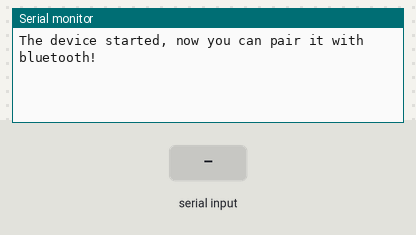
A sketch run on a simulated ESP32. Parts: the last lines printed to the serial monitor. The test bench sets the inputs (shaded band). Nothing arrives over Bluetooth unless stated.

Above: at 1.2 s.
1.3 s: "F" received over the second serial link
At 2.5 s:
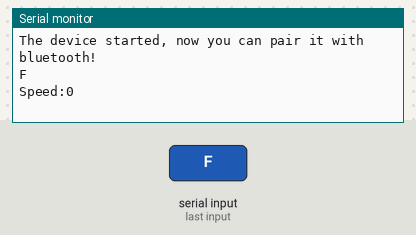
2.8 s: "90,45\n" received over the second serial link
At 3.7 s:
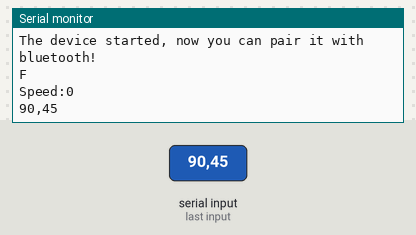
4.3 s: "5\n" received over the second serial link
At 4.6 s:
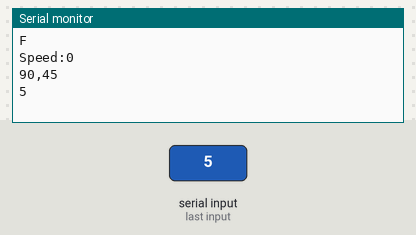

The sketch:

SerialToSerialBT.ino
```cpp
#include "BluetoothSerial.h"
#include <String.h>
#if !defined(CONFIG_BT_ENABLED) || !defined(CONFIG_BLUEDROID_ENABLED)
#error Bluetooth is not enabled! Please run `make menuconfig` to and enable it
#endif

BluetoothSerial SerialBT;
int Speed = 0, num = 0;


void setup() {
  Serial.begin(115200);
  SerialBT.begin("ESP32test"); //Bluetooth device name
  Serial.println("The device started, now you can pair it with bluetooth!");
}

void loop() {
  String date = "";
  String temp = "";

  if (SerialBT.available()) {   //

    while (SerialBT.available())
    {
      date += char (SerialBT.read());
      delay(2);

    }
    temp = date.substring(0, 1);
    Serial.println(date);
    if (temp == "F")
    {
      temp = date.substring(1, 3);
      Speed = temp.toInt();
      Serial.printf("Speed:%d\n", Speed);
    }
  }
  SerialBT.print(num);

  delay(20);
}
```

Measured:
- after the input at 1.3 s, the serial monitor: prints a new line at once (image 1)
- after the input at 2.8 s, the serial monitor: prints a new line at once (image 2)
- after the input at 4.3 s, the serial monitor: prints a new line at once (image 3)
